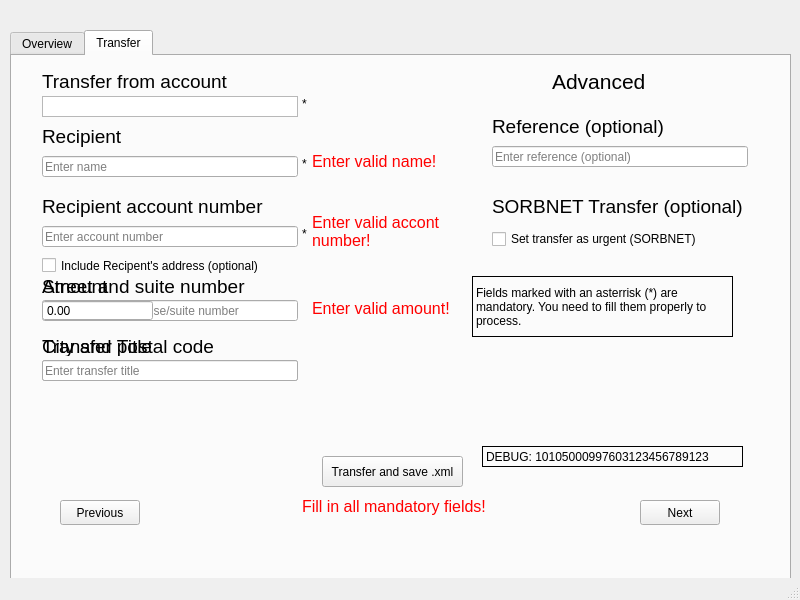
<?xml version="1.0" encoding="UTF-8"?>
<ui version="4.0">
 <class>MainWindow</class>
 <widget class="QMainWindow" name="MainWindow">
  <property name="geometry">
   <rect>
    <x>0</x>
    <y>0</y>
    <width>800</width>
    <height>600</height>
   </rect>
  </property>
  <property name="sizePolicy">
   <sizepolicy hsizetype="Expanding" vsizetype="Expanding">
    <horstretch>0</horstretch>
    <verstretch>0</verstretch>
   </sizepolicy>
  </property>
  <property name="minimumSize">
   <size>
    <width>800</width>
    <height>600</height>
   </size>
  </property>
  <property name="maximumSize">
   <size>
    <width>800</width>
    <height>600</height>
   </size>
  </property>
  <property name="windowTitle">
   <string>Aurora Bank Interface</string>
  </property>
  <widget class="QWidget" name="centralwidget">
   <widget class="SlidingStackedWidget" name="stackedWidget">
    <property name="geometry">
     <rect>
      <x>-30</x>
      <y>20</y>
      <width>821</width>
      <height>601</height>
     </rect>
    </property>
    <property name="autoFillBackground">
     <bool>false</bool>
    </property>
    <property name="currentIndex">
     <number>1</number>
    </property>
    <widget class="QWidget" name="page">
     <widget class="QWidget" name="formLayoutWidget">
      <property name="geometry">
       <rect>
        <x>260</x>
        <y>290</y>
        <width>301</width>
        <height>97</height>
       </rect>
      </property>
      <layout class="QFormLayout" name="formLayout">
       <property name="verticalSpacing">
        <number>15</number>
       </property>
       <item row="1" column="1">
        <widget class="QLineEdit" name="Email_Input">
         <property name="sizePolicy">
          <sizepolicy hsizetype="Expanding" vsizetype="Fixed">
           <horstretch>0</horstretch>
           <verstretch>0</verstretch>
          </sizepolicy>
         </property>
         <property name="minimumSize">
          <size>
           <width>0</width>
           <height>30</height>
          </size>
         </property>
         <property name="font">
          <font>
           <pointsize>12</pointsize>
          </font>
         </property>
         <property name="styleSheet">
          <string notr="true">QLineEdit#Email_Input {
border-bottom: 2px solid grey;
}</string>
         </property>
         <property name="inputMethodHints">
          <set>Qt::ImhEmailCharactersOnly</set>
         </property>
         <property name="maxLength">
          <number>128</number>
         </property>
         <property name="frame">
          <bool>false</bool>
         </property>
         <property name="placeholderText">
          <string>Your e-mail</string>
         </property>
        </widget>
       </item>
       <item row="2" column="1">
        <widget class="QLineEdit" name="Password_input">
         <property name="sizePolicy">
          <sizepolicy hsizetype="Expanding" vsizetype="Fixed">
           <horstretch>0</horstretch>
           <verstretch>0</verstretch>
          </sizepolicy>
         </property>
         <property name="minimumSize">
          <size>
           <width>0</width>
           <height>30</height>
          </size>
         </property>
         <property name="font">
          <font>
           <pointsize>12</pointsize>
          </font>
         </property>
         <property name="styleSheet">
          <string notr="true">QLineEdit#Password_input {
border-bottom: 2px solid grey;
}</string>
         </property>
         <property name="maxLength">
          <number>256</number>
         </property>
         <property name="frame">
          <bool>false</bool>
         </property>
         <property name="echoMode">
          <enum>QLineEdit::Password</enum>
         </property>
         <property name="placeholderText">
          <string>Your password</string>
         </property>
        </widget>
       </item>
      </layout>
     </widget>
     <widget class="QLabel" name="WelcomeLabel">
      <property name="geometry">
       <rect>
        <x>120</x>
        <y>130</y>
        <width>581</width>
        <height>141</height>
       </rect>
      </property>
      <property name="font">
       <font>
        <pointsize>36</pointsize>
       </font>
      </property>
      <property name="layoutDirection">
       <enum>Qt::LeftToRight</enum>
      </property>
      <property name="text">
       <string>Hi there,
Welcome to Aurora Bank!</string>
      </property>
      <property name="alignment">
       <set>Qt::AlignLeading|Qt::AlignLeft|Qt::AlignVCenter</set>
      </property>
     </widget>
     <widget class="QPushButton" name="login_button">
      <property name="geometry">
       <rect>
        <x>260</x>
        <y>480</y>
        <width>301</width>
        <height>51</height>
       </rect>
      </property>
      <property name="font">
       <font>
        <pointsize>16</pointsize>
        <underline>false</underline>
        <strikeout>false</strikeout>
       </font>
      </property>
      <property name="styleSheet">
       <string notr="true">QPushButton#login_button
{
	background-color:#323232;
	border-radius:7px;
	color:#ffffff;
	padding:9px 53px;
	text-decoration:none;
}	
	QPushButton:hover#login_button{
	background-color:#494c4f;
}

</string>
      </property>
      <property name="text">
       <string>Login</string>
      </property>
     </widget>
     <widget class="QLabel" name="login_info">
      <property name="geometry">
       <rect>
        <x>260</x>
        <y>380</y>
        <width>301</width>
        <height>81</height>
       </rect>
      </property>
      <property name="palette">
       <palette>
        <active>
         <colorrole role="Text">
          <brush brushstyle="SolidPattern">
           <color alpha="255">
            <red>255</red>
            <green>0</green>
            <blue>0</blue>
           </color>
          </brush>
         </colorrole>
         <colorrole role="PlaceholderText">
          <brush brushstyle="SolidPattern">
           <color alpha="128">
            <red>255</red>
            <green>0</green>
            <blue>0</blue>
           </color>
          </brush>
         </colorrole>
        </active>
        <inactive>
         <colorrole role="Text">
          <brush brushstyle="SolidPattern">
           <color alpha="255">
            <red>255</red>
            <green>0</green>
            <blue>0</blue>
           </color>
          </brush>
         </colorrole>
         <colorrole role="PlaceholderText">
          <brush brushstyle="SolidPattern">
           <color alpha="128">
            <red>255</red>
            <green>0</green>
            <blue>0</blue>
           </color>
          </brush>
         </colorrole>
        </inactive>
        <disabled>
         <colorrole role="Text">
          <brush brushstyle="SolidPattern">
           <color alpha="255">
            <red>120</red>
            <green>120</green>
            <blue>120</blue>
           </color>
          </brush>
         </colorrole>
         <colorrole role="PlaceholderText">
          <brush brushstyle="SolidPattern">
           <color alpha="128">
            <red>0</red>
            <green>0</green>
            <blue>0</blue>
           </color>
          </brush>
         </colorrole>
        </disabled>
       </palette>
      </property>
      <property name="font">
       <font>
        <pointsize>14</pointsize>
       </font>
      </property>
      <property name="inputMethodHints">
       <set>Qt::ImhMultiLine</set>
      </property>
      <property name="text">
       <string/>
      </property>
      <property name="wordWrap">
       <bool>true</bool>
      </property>
     </widget>
     <widget class="QPlainTextEdit" name="plainTextEdit">
      <property name="geometry">
       <rect>
        <x>580</x>
        <y>270</y>
        <width>181</width>
        <height>171</height>
       </rect>
      </property>
      <property name="readOnly">
       <bool>true</bool>
      </property>
      <property name="plainText">
       <string>DEBUG
adamnowak@gmail.com
test

marcin@gmail.com
123123

annakol@gmail.com
test2</string>
      </property>
     </widget>
    </widget>
    <widget class="QWidget" name="page_2">
     <widget class="QTabWidget" name="tabWidget">
      <property name="geometry">
       <rect>
        <x>40</x>
        <y>10</y>
        <width>781</width>
        <height>591</height>
       </rect>
      </property>
      <property name="tabPosition">
       <enum>QTabWidget::North</enum>
      </property>
      <property name="tabShape">
       <enum>QTabWidget::Rounded</enum>
      </property>
      <property name="currentIndex">
       <number>1</number>
      </property>
      <property name="elideMode">
       <enum>Qt::ElideNone</enum>
      </property>
      <property name="documentMode">
       <bool>false</bool>
      </property>
      <property name="tabsClosable">
       <bool>false</bool>
      </property>
      <property name="movable">
       <bool>true</bool>
      </property>
      <widget class="QWidget" name="tab_3">
       <attribute name="title">
        <string>Overview</string>
       </attribute>
       <widget class="QWidget" name="formLayoutWidget_2">
        <property name="geometry">
         <rect>
          <x>170</x>
          <y>20</y>
          <width>431</width>
          <height>121</height>
         </rect>
        </property>
        <layout class="QFormLayout" name="formLayout_2">
         <property name="labelAlignment">
          <set>Qt::AlignRight|Qt::AlignTrailing|Qt::AlignVCenter</set>
         </property>
         <property name="horizontalSpacing">
          <number>12</number>
         </property>
         <item row="0" column="0">
          <widget class="QLabel" name="lab_welcome">
           <property name="sizePolicy">
            <sizepolicy hsizetype="Preferred" vsizetype="Preferred">
             <horstretch>0</horstretch>
             <verstretch>0</verstretch>
            </sizepolicy>
           </property>
           <property name="font">
            <font>
             <pointsize>15</pointsize>
            </font>
           </property>
           <property name="text">
            <string>Welcome</string>
           </property>
           <property name="alignment">
            <set>Qt::AlignLeading|Qt::AlignLeft|Qt::AlignVCenter</set>
           </property>
          </widget>
         </item>
         <item row="0" column="1">
          <widget class="QLabel" name="lab_client_value">
           <property name="font">
            <font>
             <pointsize>15</pointsize>
            </font>
           </property>
           <property name="text">
            <string/>
           </property>
          </widget>
         </item>
         <item row="1" column="0">
          <widget class="QLabel" name="lab_balance">
           <property name="font">
            <font>
             <pointsize>15</pointsize>
            </font>
           </property>
           <property name="text">
            <string>Balance</string>
           </property>
           <property name="alignment">
            <set>Qt::AlignLeading|Qt::AlignLeft|Qt::AlignVCenter</set>
           </property>
          </widget>
         </item>
         <item row="1" column="1">
          <widget class="QLabel" name="lab_balance_value">
           <property name="font">
            <font>
             <pointsize>15</pointsize>
            </font>
           </property>
           <property name="text">
            <string/>
           </property>
          </widget>
         </item>
         <item row="2" column="0">
          <widget class="QLabel" name="lab_number">
           <property name="font">
            <font>
             <pointsize>15</pointsize>
            </font>
           </property>
           <property name="text">
            <string>Account</string>
           </property>
          </widget>
         </item>
         <item row="2" column="1">
          <widget class="QLabel" name="lab_number_value">
           <property name="font">
            <font>
             <pointsize>15</pointsize>
            </font>
           </property>
           <property name="text">
            <string/>
           </property>
          </widget>
         </item>
        </layout>
       </widget>
      </widget>
      <widget class="QWidget" name="tab_2">
       <attribute name="title">
        <string>Transfer</string>
       </attribute>
       <widget class="QPushButton" name="pushButton">
        <property name="geometry">
         <rect>
          <x>310</x>
          <y>400</y>
          <width>141</width>
          <height>31</height>
         </rect>
        </property>
        <property name="text">
         <string>Transfer and save .xml</string>
        </property>
       </widget>
       <widget class="QListWidget" name="transferFromList">
        <property name="geometry">
         <rect>
          <x>30</x>
          <y>40</y>
          <width>256</width>
          <height>21</height>
         </rect>
        </property>
       </widget>
       <widget class="QLabel" name="label">
        <property name="geometry">
         <rect>
          <x>30</x>
          <y>10</y>
          <width>271</width>
          <height>31</height>
         </rect>
        </property>
        <property name="font">
         <font>
          <pointsize>14</pointsize>
         </font>
        </property>
        <property name="text">
         <string>Transfer from account</string>
        </property>
       </widget>
       <widget class="QLabel" name="label_2">
        <property name="geometry">
         <rect>
          <x>30</x>
          <y>65</y>
          <width>211</width>
          <height>31</height>
         </rect>
        </property>
        <property name="font">
         <font>
          <pointsize>14</pointsize>
         </font>
        </property>
        <property name="text">
         <string>Recipient</string>
        </property>
       </widget>
       <widget class="QLineEdit" name="Recipient">
        <property name="geometry">
         <rect>
          <x>30</x>
          <y>100</y>
          <width>256</width>
          <height>21</height>
         </rect>
        </property>
        <property name="maxLength">
         <number>128</number>
        </property>
        <property name="placeholderText">
         <string>Enter name</string>
        </property>
       </widget>
       <widget class="QLabel" name="label_3">
        <property name="geometry">
         <rect>
          <x>30</x>
          <y>135</y>
          <width>281</width>
          <height>31</height>
         </rect>
        </property>
        <property name="font">
         <font>
          <pointsize>14</pointsize>
         </font>
        </property>
        <property name="text">
         <string>Recipient account number</string>
        </property>
       </widget>
       <widget class="QLineEdit" name="RecipientAccountNumber">
        <property name="geometry">
         <rect>
          <x>30</x>
          <y>170</y>
          <width>256</width>
          <height>21</height>
         </rect>
        </property>
        <property name="maxLength">
         <number>26</number>
        </property>
        <property name="placeholderText">
         <string>Enter account number</string>
        </property>
       </widget>
       <widget class="QLabel" name="label_4">
        <property name="geometry">
         <rect>
          <x>30</x>
          <y>220</y>
          <width>231</width>
          <height>21</height>
         </rect>
        </property>
        <property name="font">
         <font>
          <pointsize>14</pointsize>
         </font>
        </property>
        <property name="text">
         <string>Amount</string>
        </property>
       </widget>
       <widget class="QLabel" name="label_5">
        <property name="geometry">
         <rect>
          <x>150</x>
          <y>244</y>
          <width>47</width>
          <height>16</height>
         </rect>
        </property>
        <property name="font">
         <font>
          <pointsize>14</pointsize>
         </font>
        </property>
        <property name="text">
         <string>PLN*</string>
        </property>
       </widget>
       <widget class="QCheckBox" name="AddressCheckBox">
        <property name="geometry">
         <rect>
          <x>30</x>
          <y>200</y>
          <width>281</width>
          <height>19</height>
         </rect>
        </property>
        <property name="text">
         <string>Include Recipent's address (optional)</string>
        </property>
       </widget>
       <widget class="QLineEdit" name="StreetAndNumber">
        <property name="enabled">
         <bool>true</bool>
        </property>
        <property name="geometry">
         <rect>
          <x>30</x>
          <y>244</y>
          <width>256</width>
          <height>21</height>
         </rect>
        </property>
        <property name="placeholderText">
         <string>Enter street and house/suite number</string>
        </property>
       </widget>
       <widget class="QLabel" name="label_6">
        <property name="enabled">
         <bool>true</bool>
        </property>
        <property name="geometry">
         <rect>
          <x>30</x>
          <y>220</y>
          <width>271</width>
          <height>20</height>
         </rect>
        </property>
        <property name="font">
         <font>
          <pointsize>14</pointsize>
         </font>
        </property>
        <property name="text">
         <string>Street and suite number</string>
        </property>
       </widget>
       <widget class="QLineEdit" name="CityAndPostal">
        <property name="enabled">
         <bool>true</bool>
        </property>
        <property name="geometry">
         <rect>
          <x>30</x>
          <y>304</y>
          <width>256</width>
          <height>21</height>
         </rect>
        </property>
        <property name="placeholderText">
         <string>Enter city and postal code</string>
        </property>
       </widget>
       <widget class="QLabel" name="label_7">
        <property name="enabled">
         <bool>true</bool>
        </property>
        <property name="geometry">
         <rect>
          <x>30</x>
          <y>280</y>
          <width>231</width>
          <height>20</height>
         </rect>
        </property>
        <property name="font">
         <font>
          <pointsize>14</pointsize>
         </font>
        </property>
        <property name="text">
         <string>City and postal code</string>
        </property>
       </widget>
       <widget class="QLineEdit" name="TransferTitle">
        <property name="enabled">
         <bool>true</bool>
        </property>
        <property name="geometry">
         <rect>
          <x>30</x>
          <y>304</y>
          <width>256</width>
          <height>21</height>
         </rect>
        </property>
        <property name="maxLength">
         <number>140</number>
        </property>
        <property name="placeholderText">
         <string>Enter transfer title</string>
        </property>
       </widget>
       <widget class="QLabel" name="label_8">
        <property name="enabled">
         <bool>true</bool>
        </property>
        <property name="geometry">
         <rect>
          <x>30</x>
          <y>280</y>
          <width>231</width>
          <height>20</height>
         </rect>
        </property>
        <property name="font">
         <font>
          <pointsize>14</pointsize>
         </font>
        </property>
        <property name="text">
         <string>Transfer Title</string>
        </property>
       </widget>
       <widget class="QLabel" name="label_9">
        <property name="geometry">
         <rect>
          <x>540</x>
          <y>10</y>
          <width>131</width>
          <height>31</height>
         </rect>
        </property>
        <property name="font">
         <font>
          <pointsize>16</pointsize>
         </font>
        </property>
        <property name="text">
         <string>Advanced</string>
        </property>
       </widget>
       <widget class="QLabel" name="label_10">
        <property name="geometry">
         <rect>
          <x>480</x>
          <y>55</y>
          <width>231</width>
          <height>31</height>
         </rect>
        </property>
        <property name="font">
         <font>
          <pointsize>14</pointsize>
         </font>
        </property>
        <property name="text">
         <string>Reference (optional)</string>
        </property>
       </widget>
       <widget class="QLineEdit" name="Reference">
        <property name="geometry">
         <rect>
          <x>480</x>
          <y>90</y>
          <width>256</width>
          <height>21</height>
         </rect>
        </property>
        <property name="maxLength">
         <number>16</number>
        </property>
        <property name="placeholderText">
         <string>Enter reference (optional)</string>
        </property>
       </widget>
       <widget class="QCheckBox" name="RTGSCheckBox">
        <property name="geometry">
         <rect>
          <x>480</x>
          <y>170</y>
          <width>271</width>
          <height>26</height>
         </rect>
        </property>
        <property name="text">
         <string>Set transfer as urgent (SORBNET)</string>
        </property>
       </widget>
       <widget class="QLabel" name="label_11">
        <property name="geometry">
         <rect>
          <x>480</x>
          <y>135</y>
          <width>291</width>
          <height>31</height>
         </rect>
        </property>
        <property name="font">
         <font>
          <pointsize>14</pointsize>
         </font>
        </property>
        <property name="text">
         <string>SORBNET Transfer (optional)</string>
        </property>
       </widget>
       <widget class="QLabel" name="label_mandatory">
        <property name="geometry">
         <rect>
          <x>290</x>
          <y>40</y>
          <width>16</width>
          <height>16</height>
         </rect>
        </property>
        <property name="text">
         <string>*</string>
        </property>
       </widget>
       <widget class="QLabel" name="label_mandatory_2">
        <property name="geometry">
         <rect>
          <x>290</x>
          <y>100</y>
          <width>16</width>
          <height>16</height>
         </rect>
        </property>
        <property name="text">
         <string>*</string>
        </property>
       </widget>
       <widget class="QLabel" name="label_mandatory_3">
        <property name="geometry">
         <rect>
          <x>290</x>
          <y>170</y>
          <width>21</width>
          <height>16</height>
         </rect>
        </property>
        <property name="text">
         <string>*</string>
        </property>
       </widget>
       <widget class="QLabel" name="label_mandatory_info">
        <property name="geometry">
         <rect>
          <x>460</x>
          <y>220</y>
          <width>261</width>
          <height>61</height>
         </rect>
        </property>
        <property name="frameShape">
         <enum>QFrame::Box</enum>
        </property>
        <property name="text">
         <string>Fields marked with an asterrisk (*) are mandatory. You need to fill them properly to process.</string>
        </property>
        <property name="wordWrap">
         <bool>true</bool>
        </property>
       </widget>
       <widget class="QLabel" name="label_fillin">
        <property name="enabled">
         <bool>true</bool>
        </property>
        <property name="geometry">
         <rect>
          <x>290</x>
          <y>440</y>
          <width>201</width>
          <height>21</height>
         </rect>
        </property>
        <property name="font">
         <font>
          <pointsize>12</pointsize>
          <bold>false</bold>
          <underline>false</underline>
         </font>
        </property>
        <property name="styleSheet">
         <string notr="true">color:red;</string>
        </property>
        <property name="text">
         <string>Fill in all mandatory fields!</string>
        </property>
       </widget>
       <widget class="QLabel" name="label_acc">
        <property name="enabled">
         <bool>true</bool>
        </property>
        <property name="geometry">
         <rect>
          <x>300</x>
          <y>150</y>
          <width>151</width>
          <height>51</height>
         </rect>
        </property>
        <property name="font">
         <font>
          <pointsize>12</pointsize>
          <bold>false</bold>
          <underline>false</underline>
         </font>
        </property>
        <property name="styleSheet">
         <string notr="true">color:red;</string>
        </property>
        <property name="text">
         <string>Enter valid accont number!</string>
        </property>
        <property name="wordWrap">
         <bool>true</bool>
        </property>
       </widget>
       <widget class="QLabel" name="label_name">
        <property name="enabled">
         <bool>true</bool>
        </property>
        <property name="geometry">
         <rect>
          <x>300</x>
          <y>80</y>
          <width>151</width>
          <height>51</height>
         </rect>
        </property>
        <property name="font">
         <font>
          <pointsize>12</pointsize>
          <bold>false</bold>
          <underline>false</underline>
         </font>
        </property>
        <property name="styleSheet">
         <string notr="true">color:red;</string>
        </property>
        <property name="text">
         <string>Enter valid name!</string>
        </property>
        <property name="wordWrap">
         <bool>true</bool>
        </property>
       </widget>
       <widget class="QLabel" name="label_amt">
        <property name="enabled">
         <bool>true</bool>
        </property>
        <property name="geometry">
         <rect>
          <x>300</x>
          <y>244</y>
          <width>151</width>
          <height>16</height>
         </rect>
        </property>
        <property name="font">
         <font>
          <pointsize>12</pointsize>
          <bold>false</bold>
          <underline>false</underline>
         </font>
        </property>
        <property name="styleSheet">
         <string notr="true">color:red;</string>
        </property>
        <property name="text">
         <string>Enter valid amount!</string>
        </property>
        <property name="wordWrap">
         <bool>true</bool>
        </property>
       </widget>
       <widget class="QDoubleSpinBox" name="Amount">
        <property name="geometry">
         <rect>
          <x>30</x>
          <y>244</y>
          <width>111</width>
          <height>21</height>
         </rect>
        </property>
        <property name="buttonSymbols">
         <enum>QAbstractSpinBox::NoButtons</enum>
        </property>
        <property name="minimum">
         <double>0.000000000000000</double>
        </property>
        <property name="maximum">
         <double>10000.000000000000000</double>
        </property>
       </widget>
       <widget class="QLabel" name="label_debug">
        <property name="geometry">
         <rect>
          <x>470</x>
          <y>390</y>
          <width>261</width>
          <height>21</height>
         </rect>
        </property>
        <property name="frameShape">
         <enum>QFrame::Box</enum>
        </property>
        <property name="text">
         <string>DEBUG: 10105000997603123456789123</string>
        </property>
        <property name="wordWrap">
         <bool>true</bool>
        </property>
       </widget>
      </widget>
     </widget>
     <widget class="QPushButton" name="prev">
      <property name="geometry">
       <rect>
        <x>90</x>
        <y>480</y>
        <width>80</width>
        <height>25</height>
       </rect>
      </property>
      <property name="text">
       <string>Previous</string>
      </property>
     </widget>
     <widget class="QLabel" name="time">
      <property name="geometry">
       <rect>
        <x>650</x>
        <y>0</y>
        <width>111</width>
        <height>20</height>
       </rect>
      </property>
      <property name="font">
       <font>
        <pointsize>13</pointsize>
       </font>
      </property>
      <property name="text">
       <string/>
      </property>
      <property name="alignment">
       <set>Qt::AlignCenter</set>
      </property>
     </widget>
    </widget>
   </widget>
   <widget class="QPushButton" name="next">
    <property name="geometry">
     <rect>
      <x>640</x>
      <y>500</y>
      <width>80</width>
      <height>25</height>
     </rect>
    </property>
    <property name="text">
     <string>Next</string>
    </property>
   </widget>
   <widget class="QSplitter" name="splitter">
    <property name="geometry">
     <rect>
      <x>0</x>
      <y>0</y>
      <width>0</width>
      <height>0</height>
     </rect>
    </property>
    <property name="orientation">
     <enum>Qt::Vertical</enum>
    </property>
   </widget>
  </widget>
  <widget class="QMenuBar" name="menubar">
   <property name="geometry">
    <rect>
     <x>0</x>
     <y>0</y>
     <width>800</width>
     <height>21</height>
    </rect>
   </property>
  </widget>
  <widget class="QStatusBar" name="statusbar"/>
 </widget>
 <customwidgets>
  <customwidget>
   <class>SlidingStackedWidget</class>
   <extends>QStackedWidget</extends>
   <header location="global">slidingstackedwidget.h</header>
   <container>1</container>
  </customwidget>
 </customwidgets>
 <resources/>
 <connections/>
</ui>
